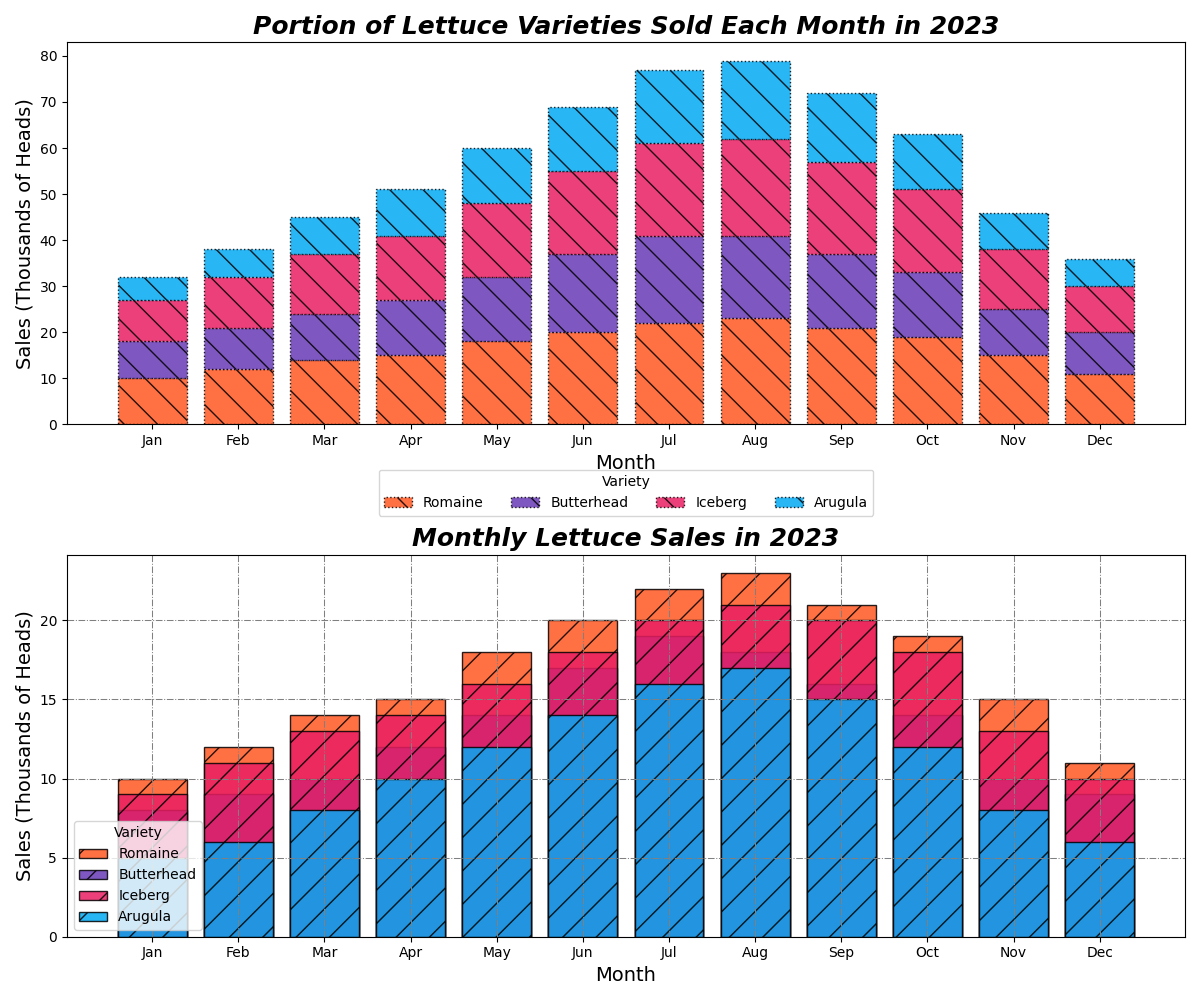

Python code for this plot:
import numpy as np
import matplotlib.pyplot as plt

months = ['Jan', 'Feb', 'Mar', 'Apr', 'May', 'Jun', 'Jul', 'Aug', 'Sep', 'Oct', 'Nov', 'Dec']
lettuce_varieties = ['Romaine', 'Butterhead', 'Iceberg', 'Arugula']

sales_data = np.array([
    [10, 12, 14, 15, 18, 20, 22, 23, 21, 19, 15, 11],
    [8, 9, 10, 12, 14, 17, 19, 18, 16, 14, 10, 9],
    [9, 11, 13, 14, 16, 18, 20, 21, 20, 18, 13, 10],
    [5, 6, 8, 10, 12, 14, 16, 17, 15, 12, 8, 6]
])

colors = ['#FF5722', '#673AB7', '#E91E63', '#03A9F4']

fig, axs = plt.subplots(2, 1, figsize=(12, 10), constrained_layout=True)

# Swapped subplot code blocks
cumulative_sales_data = np.cumsum(sales_data, axis=0)
bottom = np.zeros(len(months))
for idx, (variety, color) in enumerate(zip(lettuce_varieties, colors)):
    axs[0].bar(months, sales_data[idx], bottom=bottom, color=color, alpha=0.85, label=variety, edgecolor='black', linestyle='dotted', hatch='\\')
    bottom += sales_data[idx]

axs[0].set_title('Portion of Lettuce Varieties Sold Each Month in 2023', fontsize=18, weight='bold', style='italic')
axs[0].set_xlabel('Month', fontsize=14)
axs[0].set_ylabel('Sales (Thousands of Heads)', fontsize=14)
axs[0].legend(title='Variety', loc='upper center', bbox_to_anchor=(0.5, -0.10), ncol=4, fontsize=10)
axs[0].grid(False)

for idx, variety in enumerate(lettuce_varieties):
    axs[1].bar(months, sales_data[idx], color=colors[idx], alpha=0.85, label=variety, edgecolor='black', hatch="/")

axs[1].set_title('Monthly Lettuce Sales in 2023', fontsize=18, weight='bold', style='italic')
axs[1].set_xlabel('Month', fontsize=14)
axs[1].set_ylabel('Sales (Thousands of Heads)', fontsize=14)
axs[1].legend(title='Variety', loc='lower left', fontsize=10)
axs[1].grid(True, which='both', linestyle='-.', linewidth=0.75, color='gray')

plt.tight_layout()
plt.show()
